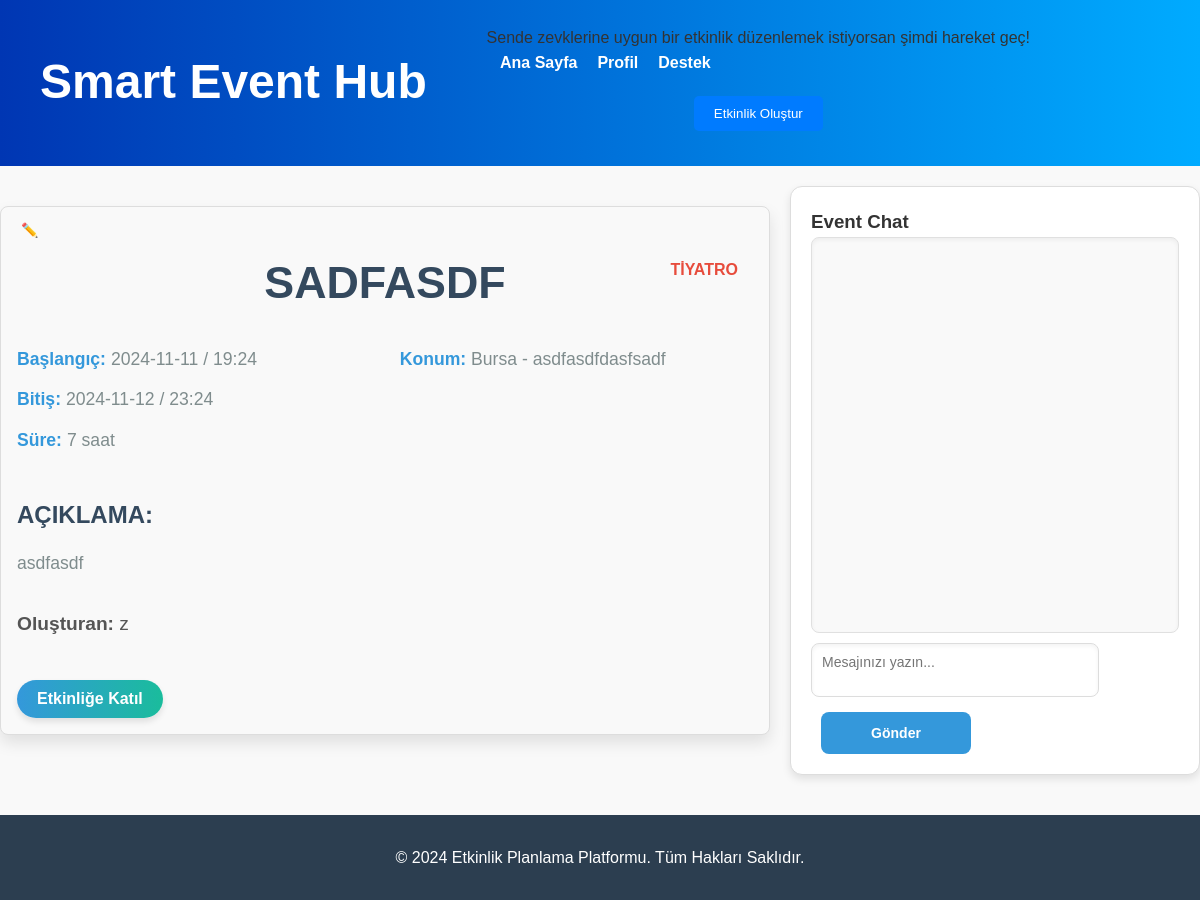
/event/3 (signed in), run on an earlier commit of the app's database.
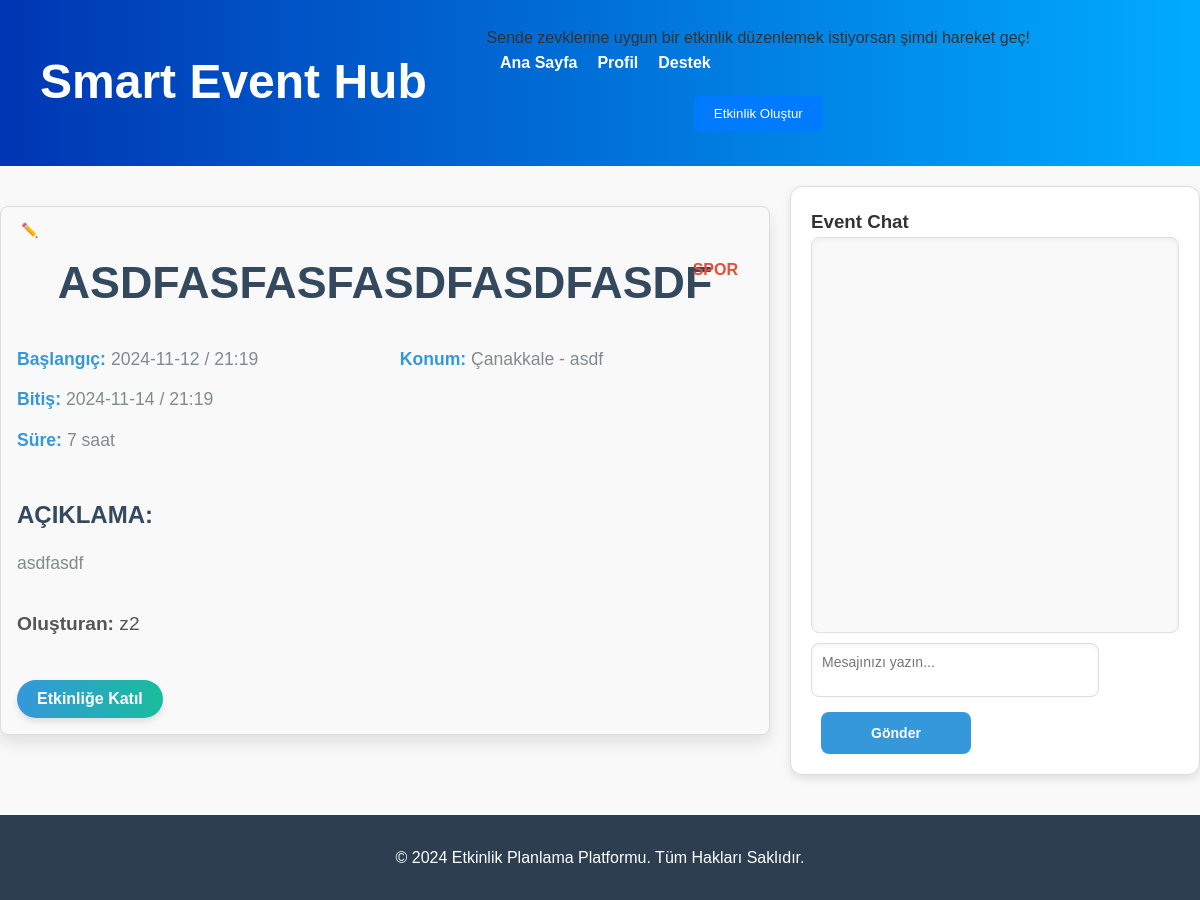
And on a later commit of the database.
### tables this page shows
CREATE TABLE events (
        ID INTEGER PRIMARY KEY AUTOINCREMENT,
        event_name TEXT NOT NULL,
        description TEXT NOT NULL,
        startDate TEXT NOT NULL,
        finishDate TEXT NOT NULL,
        startTime TEXT NOT NULL,
        finishTime TEXT NOT NULL,
        duration TEXT NOT NULL,
        city TEXT NOT NULL,        
        address TEXT NOT NULL,        
        category TEXT NOT NULL,
        creator_username TEXT NOT NULL,
        isApproved BOOLEAN DEFAULT FALSE NOT NULL
    );

### app.py (the view)
@app.route('/event/<int:event_id>')
def event_detail(event_id):
    event = get_event_by_id(event_id)
    username = session.get('user').get('username')
    return render_template('eventDetails.html', event=event, username=username)

### database.py (called while the page is built)
def get_db_connection():
    conn = sqlite3.connect(DATABASE)
    conn.row_factory = sqlite3.Row
    return conn

def get_event_by_id(event_id):
    conn = get_db_connection()
    cursor = conn.cursor()
    cursor.execute('''
        SELECT * FROM events WHERE ID = ?
    ''', (event_id,))
    event = cursor.fetchone()
    conn.close()
    return event

### templates/eventDetails.html (shortened to what this page needs)
<!DOCTYPE html>
<html lang="tr">
<head>
    <link rel="stylesheet" href="{{ url_for('static', filename='css/eventDetails_style.css') }}">
</head>
<body>
        {% include 'header.html' %}
    <main>
        <div class="details-and-chat">
            <section class="event-details">
                <div class="edit-button">
                    <a href="{{ url_for('edit_event', event_id=event['id']) }}" class="edit-link"> ✏️ </a>
                </div>
                <h2 class="event-title"> {{ event['event_name'] }} <span class="event-category">{{ event['category'] }}</span></h2>
                <div class="event-info">
                    <div class="event-date">
                        <p><strong>Başlangıç:</strong> {{ event['startDate'] }} / {{ event['startTime'] }}</p>
                        <p><strong>Bitiş:</strong> {{ event['finishDate'] }} / {{ event['finishTime'] }}</p>
                        <p><strong>Süre:</strong> 7 saat</p>
                    </div>
                    <div class="event-location">
                        <p><strong>Konum:</strong> {{ event['city'] }} - {{ event['address'] }} </p>
                    </div>
                </div>
                <div class="event-description">
                    <h3>Açıklama:</h3>
                    <p>{{ event['description'] }}</p>
                </div>
                <div class="event-creator">
                    <p><strong>Oluşturan:</strong> {{ event['creator_username'] }} </p>
                </div>
                <div class="event-actions">
                    <form action="{{ url_for('join_event', event_id=event['id']) }}" method="POST">
                        <button type="submit" class="join-button">Etkinliğe Katıl</button>
                    </form>
                </div>
            </section>
            <section class="event-chat">
                <h3>Event Chat</h3>
                <div id="chat-container">
                    <div id="chat-messages">
                    </div>
                    <textarea id="chat-input" placeholder="Mesajınızı yazın..."></textarea>
                    <button id="send-message">Gönder</button>
                </div>
            </section>
        </div>
    </main>
    <footer>
        <p>© 2024 Etkinlik Planlama Platformu. Tüm Hakları Saklıdır.</p>
    </footer>
</body>
</html>

### templates/header.html (shortened to what this page needs)
<!DOCTYPE html>
<html lang="tr">
<head>
    <link rel="stylesheet" href="{{ url_for('static', filename='css/header_style.css') }}">
</head>
<body>
    <header>
        <h1>Smart Event Hub</h1>
        <nav>
            <ul class="nav-links">
                <li><a href="{{ url_for('main_page') }}">Ana Sayfa</a></li>
                <li><a href="{{ url_for('profile') }}">Profil</a></li>
                <li><a href="#">Destek</a></li>
            </ul>
        </nav>
        <div class="event-action">
            <p class="event-info">Sende zevklerine uygun bir etkinlik düzenlemek istiyorsan şimdi hareket geç!</p>
            <a href="{{ url_for('event_create') }}">
                <button class="add-event-button">Etkinlik Oluştur</button>
            </a>
        </div>
    </header>
</body>
</html>

### static/css/eventDetails_style.css (style rules this page uses)
* { margin: 0; padding: 0; box-sizing: border-box; font-family: 'Arial', sans-serif; transition: all 0.3s ease; }
body { background-color: #f9f9f9; color: #333; line-height: 1.6; font-size: 16px; }
h1, h2, h3 { font-weight: 600; color: #333; }
h2.event-title { font-size: 2.8rem; margin-bottom: 15px; text-align: center; color: #34495e; text-transform: uppercase; }
.event-category { font-size: 1rem; color: #e74c3c; font-weight: bold; position: absolute; top: 10px; right: 15px; text-transform: uppercase; }
.event-title { font-size: 2.8rem; margin-bottom: 15px; text-align: center; color: #34495e; text-transform: uppercase; position: relative; }
.event-details { background-color: #fff; border-radius: 15px; box-shadow: 0 8px 16px rgba(0, 0, 0, 0.1); margin: 40px auto; padding: 40px; max-width: 900px; animation: fadeIn 0.8s ease-in-out; }
.event-info { display: flex; justify-content: space-between; margin-bottom: 30px; }
.event-info .event-date, .event-info .event-location { width: 48%; }
.event-date p, .event-location p { font-size: 1.1rem; margin: 12px 0; color: #7f8c8d; }
.event-date strong, .event-location strong { color: #3498db; }
.event-description { margin-bottom: 30px; }
.event-description h3 { font-size: 1.5rem; color: #34495e; margin-bottom: 15px; text-transform: uppercase; }
.event-description p { font-size: 1.1rem; line-height: 1.7; color: #7f8c8d; }
.event-creator p { font-size: 1.2rem; color: #555; margin-top: 20px; }
.event-actions { display: flex; justify-content: space-between; margin-top: 40px; }
.join-button { background: linear-gradient(90deg, #3498db, #1abc9c); color: white; font-size: 1rem; font-weight: bold; padding: 10px 20px; border: none; border-radius: 25px; box-shadow: 0 4px 6px rgba(0, 0, 0, 0.1); cursor: pointer; transition: all 0.3s ease-in-out; text-align: center; text-decoration: none; display: inline-block; }
footer { background-color: #2c3e50; color: white; padding: 30px 0; text-align: center; margin-top: 40px; }
footer p { font-size: 1rem; }
.details-and-chat { display: flex; gap: 20px; max-width: 1200px; margin: 0 auto; }
.event-details { flex: 2; border: 1px solid #ddd; border-radius: 8px; padding: 16px; background-color: #f9f9f9; }
.event-chat { flex: 1; border: 1px solid #ddd; border-radius: 12px; padding: 20px; background-color: #ffffff; margin-top: 20px; box-shadow: 0 4px 8px rgba(0, 0, 0, 0.1); display: flex; flex-direction: column; max-width: 800px; }
#chat-container { display: flex; flex-direction: column; height: 100%; width: 100%; }
#chat-messages { flex: 1; overflow-y: auto; border-radius: 8px; border: 1px solid #e0e0e0; padding: 16px; margin-bottom: 10px; background-color: #f9f9f9; box-shadow: inset 0 2px 4px rgba(0, 0, 0, 0.05); font-size: 14px; line-height: 1.5; color: #333; }
#chat-input { width: calc(100% - 80px); padding: 10px; font-size: 14px; border: 1px solid #ddd; border-radius: 8px; resize: none; box-shadow: inset 0 2px 4px rgba(0, 0, 0, 0.05); }
#send-message { width: 150px; height: 42px; margin-left: 10px; margin-top: 15px; background-color: #3498db; border: none; border-radius: 8px; color: white; font-size: 14px; font-weight: bold; cursor: pointer; transition: background-color 0.3s ease, transform 0.2s ease; }
.event-details { position: relative; padding-top: 40px; }
.edit-button { position: absolute; top: 10px; left: 10px; z-index: 10; background-color: transparent; border: none; }
.edit-link { color: white; padding: 5px 10px; text-decoration: none; border-radius: 4px; font-size: 14px; font-weight: bold; transition: background-color 0.3s ease; }

What changed in the data, as far as the page shows it:
changed events "asdfasdf": event_name "SADFASDF" → "ASDFASFASFASDFASDFASDF"; category "TIYATRO" → "SPOR"; startDate "2024-11-11" → "2024-11-12"; startTime "19:24" → "21:19"; finishDate "2024-11-12" → "2024-11-14"; finishTime "23:24" → "21:19"; city "Bursa" → "Çanakkale"; address "asdfasdfdasfsadf" → "asdf"; creator_username "z" → "z2"
